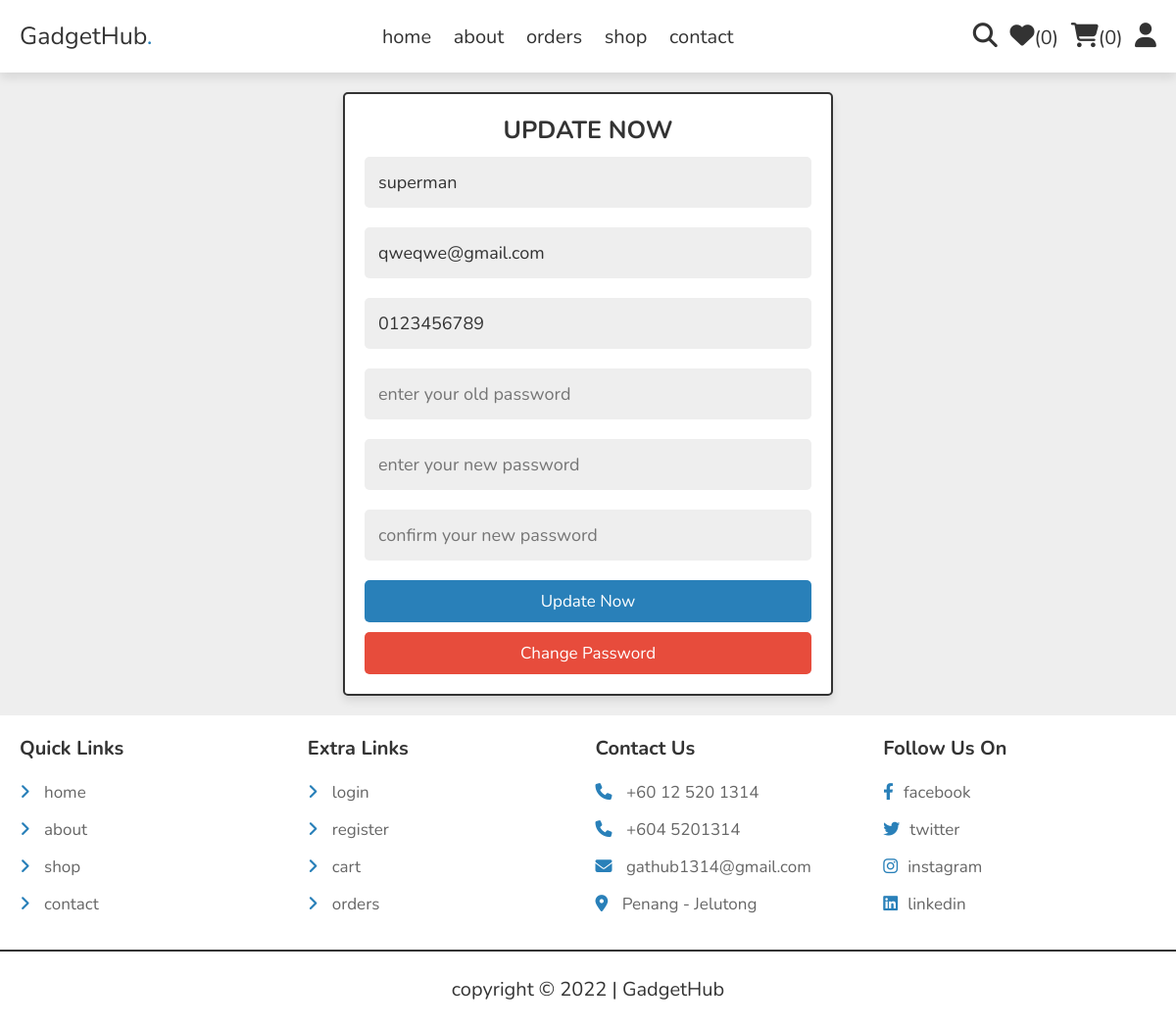
The app's page /update_user.php (signed in) with its own data.
### tables this page shows
CREATE TABLE `users` (
  `id` int(100) NOT NULL,
  `role_id` int(10) NOT NULL COMMENT '1=admin,2=user,3=sender',
  `name` varchar(20) NOT NULL,
  `email` varchar(50) NOT NULL,
  `password` varchar(50) NOT NULL,
  `phone` varchar(50) NOT NULL
);

### update_user.php (the view, shortened to what this page needs)
<?php
include 'components/connect.php';
?>
<!DOCTYPE html>
<html lang="en">
<head>
   <link rel="stylesheet" href="https://cdnjs.cloudflare.com/ajax/libs/font-awesome/6.1.1/css/all.min.css">
   <link rel="stylesheet" href="css/style.css">
</head>
<body>
<?php include 'components/user_header.php'; ?>
<section class="form-container">
   <form action="" method="post">
      <h3>update now</h3>
      <input type="text" name="name" required placeholder="enter your username" maxlength="30"  class="box" value="<?= $fetch_profile["name"]; ?>">
      <input type="email" name="email" required placeholder="enter your email" maxlength="50"  class="box" oninput="this.value = this.value.replace(/\s/g, '')" value="<?= $fetch_profile["email"]; ?>">
      <input type="text" name="phone" required placeholder="enter your Phone number" maxlength="20"  class="box" value="<?= $fetch_profile["phone"]; ?>">
      <input type="password" name="old_pass" placeholder="enter your old password" maxlength="20"  class="box" oninput="this.value = this.value.replace(/\s/g, '')">
      <input type="password" name="new_pass" placeholder="enter your new password" maxlength="20"  class="box" oninput="this.value = this.value.replace(/\s/g, '')">
      <input type="password" name="cpass" placeholder="confirm your new password" maxlength="20"  class="box" oninput="this.value = this.value.replace(/\s/g, '')">
      <input type="submit" value="update now" class="btn" name="submit">
      <input type="submit" value="Change Password" class="delete-btn" name="reset_password">
   </form>
</section>
<?php include 'components/footer.php'; ?>
</body>
</html>

### css/style.css (style rules this page uses)
:root { --main-color:#2980b9; --orange:#f39c12; --red:#e74c3c; --black:#333; --white:#fff; --light-color:#666; --light-bg:#eee; --border:.2rem solid var(--black); --box-shadow:0 .5rem 1rem rgba(0,0,0,.1); }
* { font-family: 'Nunito', sans-serif; margin:0; padding:0; box-sizing: border-box; outline: none; border:none; text-decoration: none; }
html { font-size: 62.5%; overflow-x: hidden; }
body { background-color: var(--light-bg); }
section { padding:2rem; max-width: 1200px; margin:0 auto; }
.btn, .delete-btn, .option-btn { display: block; width: 100%; margin-top: 1rem; border-radius: .5rem; padding:1rem 3rem; font-size: 1.7rem; text-transform: capitalize; color:var(--white); cursor: pointer; text-align: center; }
.btn { background-color: var(--main-color); }
.delete-btn { background-color: var(--red); }
.form-container form { background-color: var(--white); padding:2rem; border-radius: .5rem; border:var(--border); box-shadow: var(--box-shadow); text-align: center; margin:0 auto; max-width: 50rem; }
.form-container form h3 { font-size: 2.5rem; text-transform: uppercase; color:var(--black); }
.form-container form .box { margin:1rem 0; background-color: var(--light-bg); padding:1.4rem; font-size: 1.8rem; color:var(--black); width: 100%; border-radius: .5rem; }

### records on screen
users: name "superman", email "qweqwe@gmail.com", phone "0123456789"

### other values on screen
$total_wishlist_counts "0"
$total_cart_counts "0"
